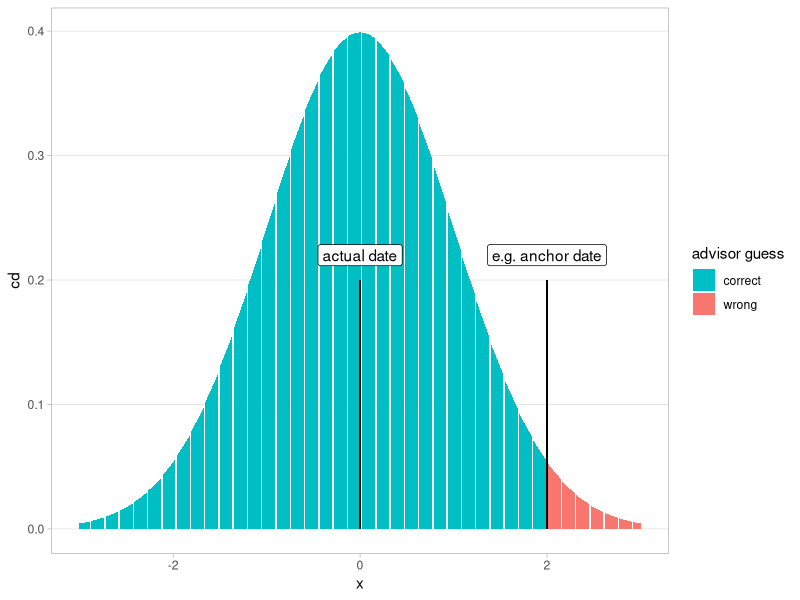
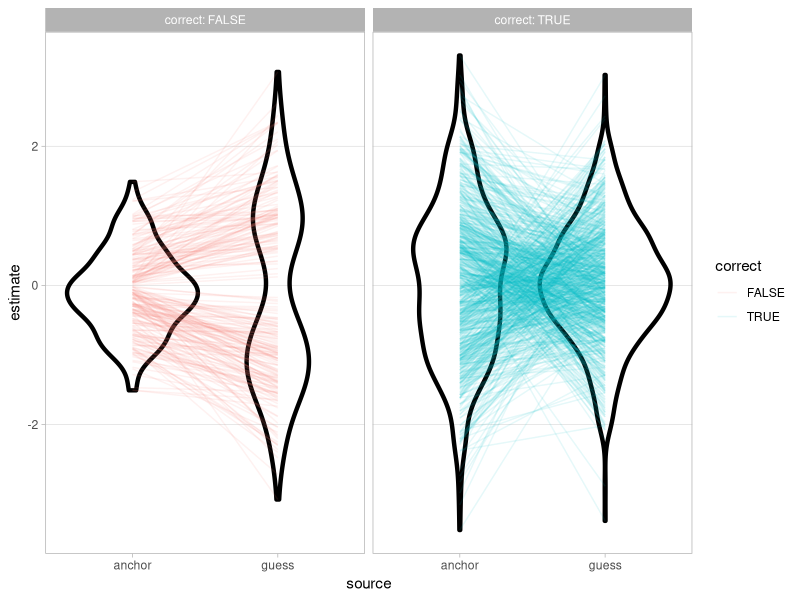
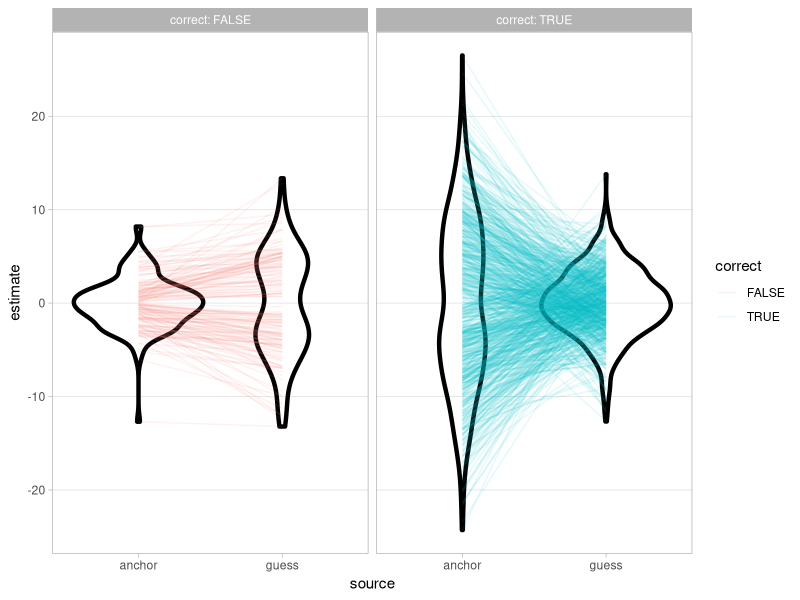
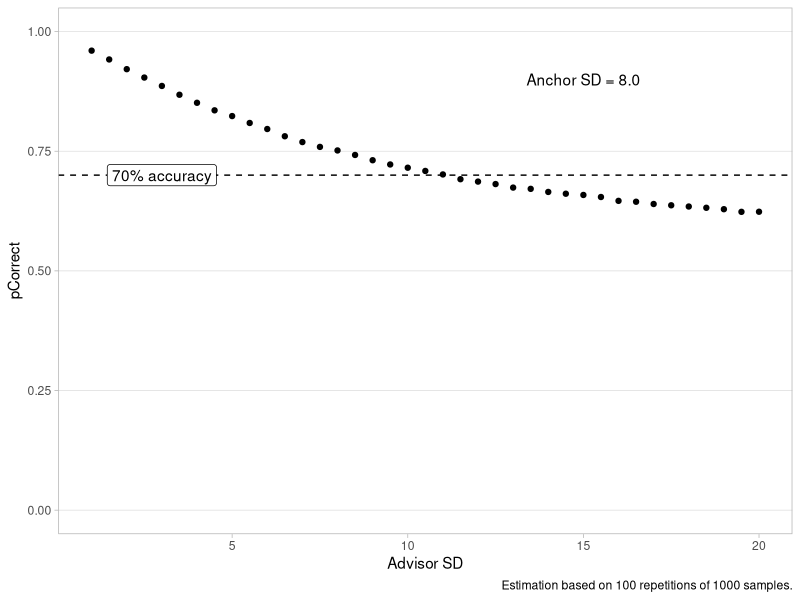

Reproduce these figures in R, in order.
## ---- chunk 1
library(tidyverse)

theme_set(
  theme_light() + 
    theme(panel.grid.minor = element_blank(),
          panel.grid.major.x = element_blank())
  )
## ---- chunk 2
n <- 100000
x <- tibble(
  x = seq(-3, 3, .01),
  cd = dnorm(x),
  ans = if_else(x < 2, "correct", "wrong")
)

x %>% ggplot(aes(x = x, y = cd)) +
  geom_col(aes(fill = ans)) + 
  annotate(geom = "rect", fill = "black", 
           xmin = -.01, ymin = 0, xmax = .01, ymax = .2) +
  annotate(geom = "label", x = 0, y = .22, label = "actual date") +
  annotate(geom = "rect", fill = "black", 
           xmin = 1.99, ymin = 0, xmax = 2.01, ymax = .2) +
  annotate(geom = "label", x = 2, y = .22, label = "e.g. anchor date") +
  scale_fill_discrete(h.start = 180, name = "advisor guess")
## ---- chunk 3
n <- 1000

x <- tibble(
  i = 1:n,
  anchor = rnorm(n),
  guess = rnorm(n),
  correct = abs(guess) < abs(anchor) | sign(guess) != sign(anchor)
)

x %>% gather("source", "estimate", anchor:guess) %>% 
  ggplot(aes(x = source, y = estimate, colour = correct)) +
  geom_violin(fill = NA, colour = "black", size = 1.5) + 
  geom_line(aes(group = i), alpha = .1) +
  facet_wrap(~correct, labeller = label_both)

x %>% summarise(pCorrect = mean(correct))
## ---- chunk 4
n <- 1000

x <- tibble(
  i = 1:n,
  anchor = rnorm(n, sd = 8),
  guess = rnorm(n, sd = 4),
  correct = abs(guess) < abs(anchor) | sign(guess) != sign(anchor)
)

x %>% gather("source", "estimate", anchor:guess) %>% 
  ggplot(aes(x = source, y = estimate, colour = correct)) +
  geom_violin(fill = NA, colour = "black", size = 1.5) + 
  geom_line(aes(group = i), alpha = .1) +
  facet_wrap(~correct, labeller = label_both)

x %>% summarise(pCorrect = mean(correct))
## ---- chunk 5

n <- 1000
r <- 100

d <- NULL

for (rep in 1:r) {
  x <- tibble(
    s = seq(1, 20, .5)
  ) %>% 
    group_by(s) %>%
    do(df = tibble(
      i = 1:n,
      anchor = rnorm(n, sd = 8),
      guess = rnorm(n, sd = .$s),
      correct = abs(guess) < abs(anchor) | sign(guess) != sign(anchor)
    ) %>%
      summarise(pCorrect = mean(correct))) %>%
    unnest(df)
  
  d <- rbind(d, x)
}

d %>% group_by(s) %>% summarise(pCorrect = mean(pCorrect))

ggplot(d, aes(x = s, y = pCorrect, group = s)) +
  stat_summary(geom = "point", fun.y = mean) +
  stat_summary(geom = "errorbar", fun.data = mean_cl_normal, width = 0) + 
  geom_hline(yintercept = .7, linetype = "dashed") +
  scale_y_continuous(limits = c(0, 1)) +
  labs(x = "Advisor SD",
       caption = paste("Estimation based on", 
                       r, "repetitions of", 
                       n, "samples.")) +
  annotate(geom = "text", x = 15, y = .9, label = "Anchor SD = 8.0") +
  annotate(geom = "label", x = 3, y = .7, label = "70% accuracy")
